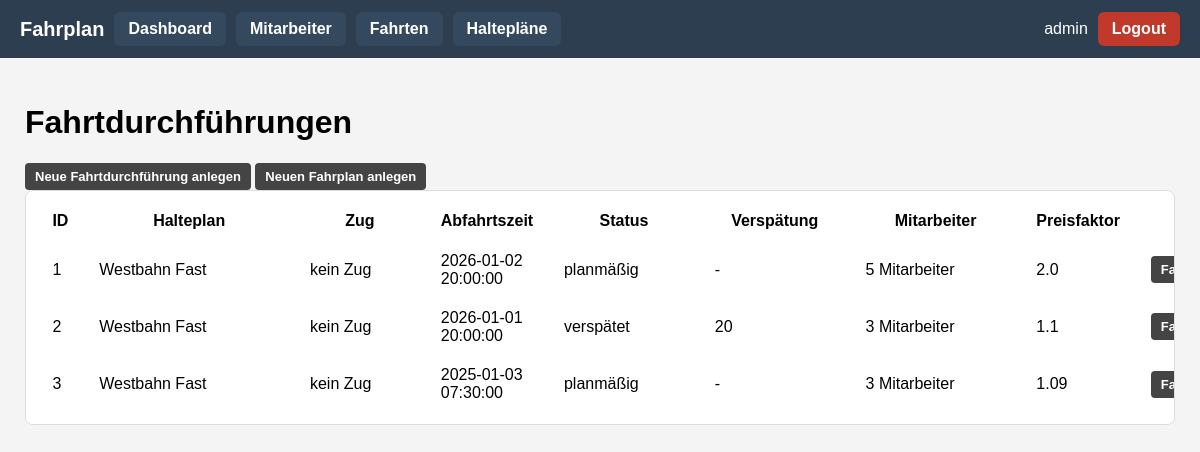
Before: /fahrten (signed in) with the older database file.
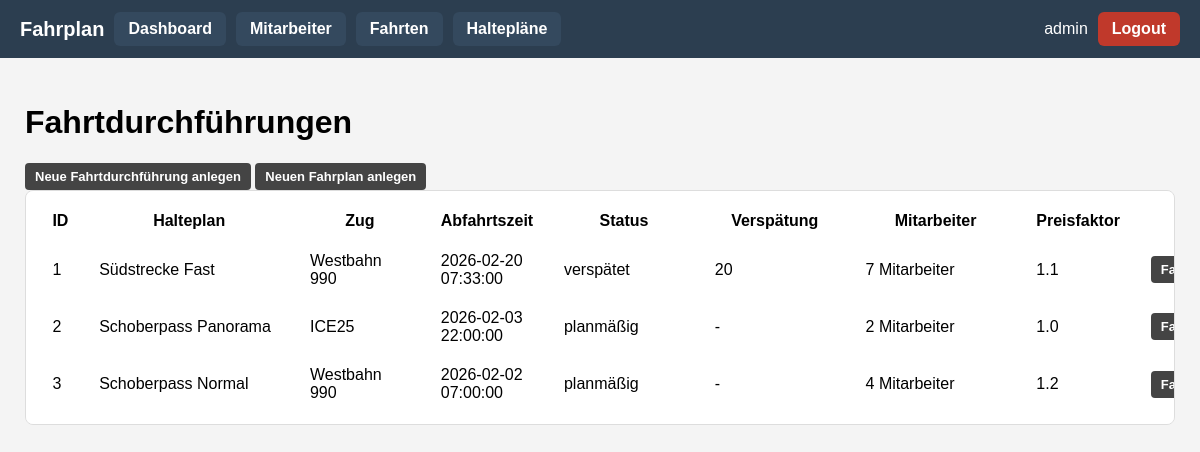
After: the same page with the newer database file.
### app/models.py (models this page shows, shortened)
class Fahrtdurchfuehrung(db.Model):
    __tablename__ = "fahrtdurchfuehrung"
    fahrt_id: so.Mapped[int] = so.mapped_column(primary_key=True)
    halteplan_id: so.Mapped[int] = so.mapped_column(
        sa.ForeignKey("halteplan.halteplan_id"), nullable=False
    )
    zug_id: so.Mapped[int] = so.mapped_column(
        sa.ForeignKey("zug.id"), nullable=False, index=True
    )
    zug: so.Mapped["Zug"] = so.relationship("Zug")
    status: so.Mapped[FahrtdurchfuehrungStatus] = so.mapped_column(
        sa.Enum(FahrtdurchfuehrungStatus),
        nullable=False,
        default=FahrtdurchfuehrungStatus.PLANMAESSIG,
    )
    verspaetung_min: so.Mapped[Optional[int]] = so.mapped_column(sa.Integer)
    halteplan: so.Mapped["Halteplan"] = so.relationship(back_populates="fahrten")
    dienstzuweisungen: so.Mapped[List["Dienstzuweisung"]] = so.relationship(
        back_populates="fahrt",
        cascade="all, delete-orphan",
        passive_deletes=True,
    )
    halte: so.Mapped[List["FahrtHalt"]] = so.relationship(
        "FahrtHalt",
        back_populates="fahrt",
        cascade="all, delete-orphan",
        passive_deletes=True,
    )
    segmente: so.Mapped[List["FahrtSegment"]] = so.relationship(
        "FahrtSegment",
        back_populates="fahrt",
        cascade="all, delete-orphan",
        passive_deletes=True,
    )
    abfahrt_zeit: so.Mapped[datetime] = so.mapped_column(sa.DateTime(), nullable=False)
    price_factor: so.Mapped[float] = so.mapped_column(sa.Float, nullable=False, default=1.0)
    __table_args__ = (
        sa.CheckConstraint("price_factor >= 1", name="ck_fahrt_price_factor_ge1"),
    )

class Halteplan(db.Model):
    __tablename__ = "halteplan"
    halteplan_id: so.Mapped[int] = so.mapped_column(primary_key=True)
    bezeichnung: so.Mapped[str] = so.mapped_column(sa.String(128), nullable=False)
    strecke_id: so.Mapped[int] = so.mapped_column(
        sa.ForeignKey("strecke.id"), nullable=False, index=True
    )
    strecke: so.Mapped["Strecke"] = so.relationship("Strecke")
    fahrten: so.Mapped[List["Fahrtdurchfuehrung"]] = so.relationship(
        back_populates="halteplan",
        cascade="all, delete-orphan"
    )
    haltepunkte: so.Mapped[List["Haltepunkt"]] = so.relationship(
        "Haltepunkt",
        order_by="Haltepunkt.position",
        cascade="all, delete-orphan"
    )
    segmente: so.Mapped[List["HalteplanSegment"]] = so.relationship(
        "HalteplanSegment",
        order_by="HalteplanSegment.position",
        cascade="all, delete-orphan",
    )

class Zug(db.Model):
    __tablename__ = "zug"
    id: so.Mapped[int] = so.mapped_column(primary_key=True)
    external_id: so.Mapped[int] = so.mapped_column(sa.Integer, unique=True, index=True, nullable=False)
    bezeichnung: so.Mapped[str] = so.mapped_column(sa.String(64), index=True, nullable=False)
    spurweite: so.Mapped[float | None] = so.mapped_column(sa.Float, nullable=True)
    wartungen: so.Mapped[list["ZugWartung"]] = so.relationship(
        "ZugWartung",
        back_populates="zug",
        cascade="all, delete-orphan",
    )

### app/routes.py (the view)
@app.route("/fahrten")
@login_required
@admin_required
def fahrten_list():
    fahrten = Fahrtdurchfuehrung.query.all()
    mitarbeiter_counts = {
        f.fahrt_id: len(f.dienstzuweisungen)
        for f in fahrten
    }
    return render_template(
        "fahrten_list.html",
        fahrten=fahrten,
        mitarbeiter_counts=mitarbeiter_counts,
        title="Fahrtdurchführungen"
    )

### app/models.py (called while the page is built)
@login.user_loader
def load_user(id: str):
    return db.session.get(User, int(id))

    @property
    def is_admin(self) -> bool:
        return self.role == Role.ADMIN

### app/routes.py (called while the page is built)
def admin_required(view_func):
    @wraps(view_func)
    def wrapper(*args, **kwargs):
        if not current_user.is_authenticated or not current_user.is_admin:
            abort(403)
        return view_func(*args, **kwargs)
    return wrapper

@app.before_request
def before_request():
    if current_user.is_authenticated:
        current_user.last_seen = datetime.now(timezone.utc)
        db.session.commit()

### app/templates/fahrten_list.html
{% extends "base.html" %}
{% block content %}
<h1>Fahrtdurchführungen</h1>
<div class="btn-container">
    <a href="{{ url_for('fahrten_new') }}" class="btn-primary-small">
        Neue Fahrtdurchführung anlegen
    </a>
    <a href="{{ url_for('fahrten_bulk_form') }}" class="btn-primary-small">
        Neuen Fahrplan anlegen
    </a>
</div>
<div class="table-wrapper">
<table class="table table-striped fahrten-table">
    <thead>
        <tr>
            <th class="col-id">ID</th>
            <th class="col-halteplan">Halteplan</th>
            <th class="col-zug">Zug</th>
            <th class="col-abfahrt_zeit">Abfahrtszeit</th>
            <th class="col-status">Status</th>
            <th class="col-verspaetung">Verspätung</th>
            <th class="col-mitarbeiter">Mitarbeiter</th>
            <th class="col-Preisfaktor">Preisfaktor</th>
            <th class="col-aktionen">Aktionen</th>
        </tr>
    </thead>
    <tbody>
        {% for f in fahrten %}
        <tr>
            <td>{{ f.fahrt_id }}</td>
            <td>{{ f.halteplan.bezeichnung }}</td>
            <td>
                {% if f.zug_id %}
                    {{ f.zug.bezeichnung }}
                {% else %}
                    <span class="badge-grey">kein Zug</span>
                {% endif %}
            </td>
            <td>{{ f.abfahrt_zeit }}</td>
            <td>{{ f.status.value }}</td>
            <td>{{ f.verspaetung_min or "-" }}</td>
            <td>
                {{ mitarbeiter_counts[f.fahrt_id] | default(0) }} Mitarbeiter
            </td>
            <td>{{ f.price_factor }}</td>
            <td>
                <a href="{{ url_for('fahrt_edit', fahrt_id=f.fahrt_id) }}"
                   class="btn-primary-small btn-inline">
                    Fahrt bearbeiten
                </a>
            </td>
        </tr>
        {% else %}
        <tr>
            <td colspan="7">Keine Fahrten vorhanden.</td>
        </tr>
        {% endfor %}
    </tbody>
</table>
</div>
{% endblock %}

Changed rows visible on the page:
changed Fahrtdurchfuehrung id 1: halteplan.bezeichnung "Westbahn Fast" → "Südstrecke Fast"; zug.bezeichnung (not shown) → "Westbahn 990"; abfahrt_zeit "2026-01-02 20:00:00" → "2026-02-20 07:33:00"; status.value "planmäßig" → "verspätet"; verspaetung_min "-" → "20"; mitarbeiter_counts "5" → "7"; price_factor "2.0" → "1.1"; no longer shows "kein Zug"
changed Fahrtdurchfuehrung id 2: halteplan.bezeichnung "Westbahn Fast" → "Schoberpass Panorama"; zug.bezeichnung (not shown) → "ICE25"; abfahrt_zeit "2026-01-01 20:00:00" → "2026-02-03 22:00:00"; status.value "verspätet" → "planmäßig"; verspaetung_min "20" → "-"; fahrt_id "3" → "2"; price_factor "1.1" → "1.0"; no longer shows "kein Zug"
changed Fahrtdurchfuehrung id 3: halteplan.bezeichnung "Westbahn Fast" → "Schoberpass Normal"; zug.bezeichnung (not shown) → "Westbahn 990"; abfahrt_zeit "2025-01-03 07:30:00" → "2026-02-02 07:00:00"; zug "3" → "4"; price_factor "1.09" → "1.2"; no longer shows "kein Zug"
